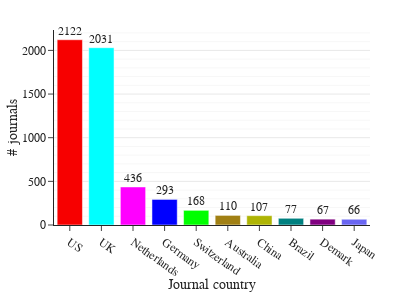

Here is the notebook cell this chart was saved with:
### Code cell
df = pd.read_excel(os.path.join(root, r"table_in_doc.xlsx"), sheet_name=1)
x='field'
y='Journals'
ylim=None
title="# journals"
color_dict, order = get_palette(attr="ctry")
order=order[order!="Other"]
df["color"] = df[x].map(color_dict)

# count journals
# draw bar charts
fig = px.bar(df,
             x=x,
             y=y,
             text_auto=True)

fig.update_traces(marker=dict(color=df["color"]),
                  textposition="outside",
                  cliponaxis=False)

fig.update_layout(height=300,
                  width=400,
                  template="simple_white",
                  font=dict(family="Arial"),
                  margin=dict(l=30, r=30, t=30, b=30),
                  )

fig.update_xaxes(
                 categoryorder="array",
                 categoryarray=order,
                 title=dict(text="Journal country",
                            standoff=0,),
                 tickangle=35,
                 tickvals=order,
                 ticktext=xticks,
                 )

fig.update_yaxes(showgrid=True,
                 minor=dict(nticks=5,
                            showgrid=True),
                 title=dict(text="# journals",
                            standoff=0.0),
                 )
fig.show()
fig.write_image(os.path.join(graph_root, "no_journ_ctry.pdf"))

### Figure 1 — Plotly figure (JSON) as saved in the notebook; plotly's stock layout.template omitted (floating-point values rounded to 4 significant figures)
{"data": [{"alignmentgroup": "True", "cliponaxis": false, "hovertemplate": "field=%{x}<br>Journals=%{y}<extra></extra>", "legendgroup": "", "marker": {"color": ["#F70000", "#00ffff", "#ff00ff", "#0000ff", "#00ff00", "#a18014", "#aeb404", "#008080", "#800080", "#6a66f2", null, null, null, null, null], "pattern": {"shape": ""}}, "name": "", "offsetgroup": "", "orientation": "v", "showlegend": false, "textposition": "outside", "texttemplate": "%{y}", "type": "bar", "x": ["US", "GB", "NL", "DE", "CH", "AU", "CN", "BR", "DK", "JP", null, null, null, null, null], "xaxis": "x", "y": [2122, 2031, 436, 293, 168, 110, 107, 77, 67, 66, null, null, null, null, null], "yaxis": "y"}], "layout": {"barmode": "relative", "font": {"family": "Arial"}, "height": 300, "legend": {"tracegroupgap": 0}, "margin": {"b": 30, "l": 30, "r": 30, "t": 30}, "width": 400, "xaxis": {"anchor": "y", "categoryarray": ["US", "GB", "NL", "DE", "CH", "AU", "CN", "BR", "DK", "JP"], "categoryorder": "array", "domain": [0, 1], "tickangle": 35, "ticktext": ["US", "UK", "Netherlands", "Germany", "Switzerland", "Australia", "China", "Brazil", "Demark", "Japan"], "tickvals": ["US", "GB", "NL", "DE", "CH", "AU", "CN", "BR", "DK", "JP"], "title": {"standoff": 0, "text": "Journal country"}}, "yaxis": {"anchor": "x", "domain": [0, 1], "minor": {"nticks": 5, "showgrid": true}, "showgrid": true, "title": {"standoff": 0, "text": "# journals"}}}}
